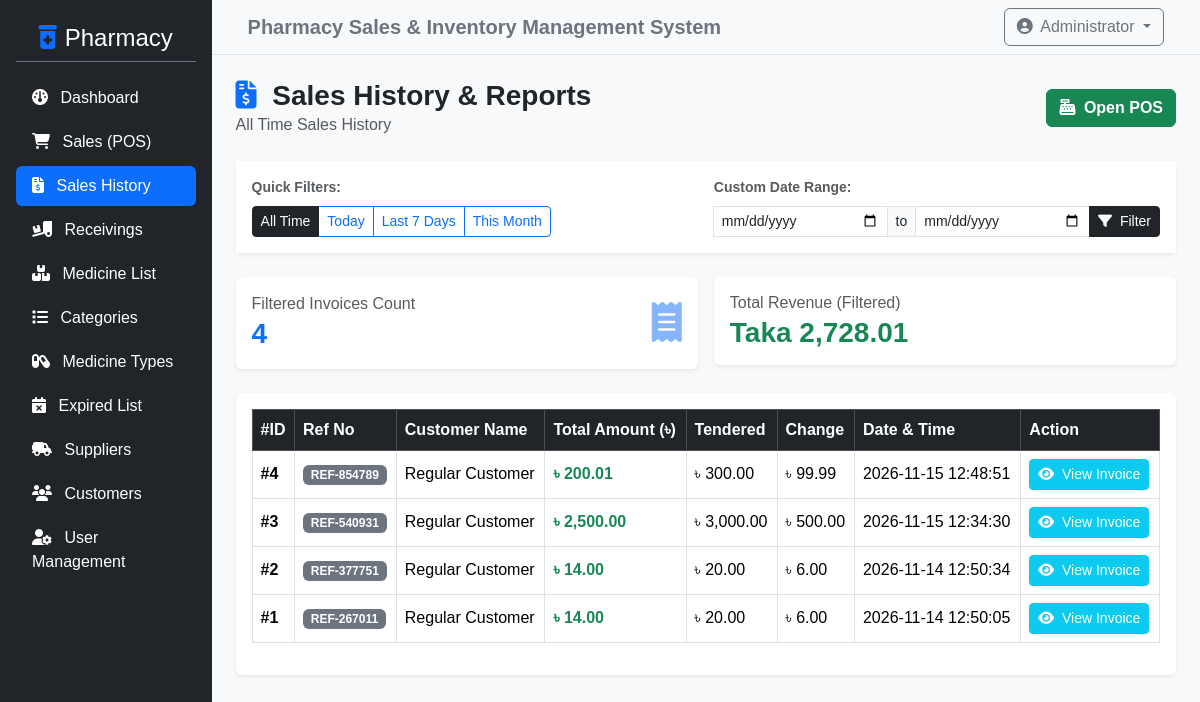
The page /admin/sales.php (signed in) on the database its author committed.
### tables this page shows
CREATE TABLE `sales_list` (
  `id` int NOT NULL,
  `ref_no` varchar(100) DEFAULT NULL,
  `customer_id` int NOT NULL DEFAULT '0',
  `total_amount` double NOT NULL,
  `amount_tendered` double NOT NULL,
  `amount_change` double NOT NULL,
  `date_updated` datetime NOT NULL DEFAULT CURRENT_TIMESTAMP ON UPDATE CURRENT_TIMESTAMP,
  `date_created` datetime DEFAULT CURRENT_TIMESTAMP
);

CREATE TABLE `customer_list` (
  `id` int NOT NULL,
  `name` text NOT NULL,
  `contact` varchar(30) NOT NULL,
  `address` text NOT NULL,
  `phone` varchar(50) DEFAULT NULL
);

### admin/sales.php (the view, shortened to what this page needs)
<?php
include '../config/db_connect.php';
$filter = $_GET['filter'] ?? 'all';
$start_date = $_GET['start_date'] ?? '';
$end_date = $_GET['end_date'] ?? '';
$where_sql = "1=1";
$report_title = "All Time Sales History";
$sql = "SELECT s.*, c.name as customer_name, c.phone as customer_phone
        FROM sales_list s
        LEFT JOIN customer_list c ON s.customer_id = c.id
        WHERE $where_sql
        ORDER BY s.id DESC";
$result = $conn->query($sql);
$total_sales_count = $result ? $result->num_rows : 0;
$rev_sql = "SELECT SUM(s.total_amount) as total_rev FROM sales_list s WHERE $where_sql";
$rev_res = $conn->query($rev_sql);
$filtered_revenue = ($rev_res) ? $rev_res->fetch_assoc()['total_rev'] ?? 0 : 0;
?>
<?php include '../includes/header.php'; ?>
<div class="d-flex">
    <?php include '../includes/sidebar.php'; ?>
    <div class="w-100 bg-light min-vh-100">
        <?php include '../includes/topbar.php'; ?>
        <div class="container-fluid p-4">
            <div class="d-flex justify-content-between align-items-center mb-4">
                <div>
                    <h3 class="fw-bold mb-0"><i class="fa-solid fa-file-invoice-dollar me-2 text-primary"></i> Sales History & Reports</h3>
                    <p class="text-muted mb-0"><?php echo $report_title; ?></p>
                </div>
                <a href="pos.php" class="btn btn-success fw-bold"><i class="fa-solid fa-cash-register me-1"></i> Open POS</a>
            </div>
            <div class="card shadow-sm border-0 mb-4">
                <div class="card-body bg-white">
                    <form method="GET" action="" class="row g-3 align-items-center">
                        <div class="col-lg-6">
                            <label class="form-label fw-bold text-muted small d-block">Quick Filters:</label>
                            <div class="btn-group" role="group">
                                <a href="sales.php?filter=all" class="btn btn-outline-dark btn-sm <?php echo ($filter == 'all') ? 'active' : ''; ?>">All Time</a>
                                <a href="sales.php?filter=today" class="btn btn-outline-primary btn-sm <?php echo ($filter == 'today') ? 'active' : ''; ?>">Today</a>
                                <a href="sales.php?filter=7days" class="btn btn-outline-primary btn-sm <?php echo ($filter == '7days') ? 'active' : ''; ?>">Last 7 Days</a>
                                <a href="sales.php?filter=month" class="btn btn-outline-primary btn-sm <?php echo ($filter == 'month') ? 'active' : ''; ?>">This Month</a>
                            </div>
                        </div>
                        <div class="col-lg-6">
                            <label class="form-label fw-bold text-muted small d-block">Custom Date Range:</label>
                            <div class="input-group input-group-sm">
                                <input type="date" name="start_date" class="form-control" value="<?php echo htmlspecialchars($start_date); ?>" required>
                                <span class="input-group-text bg-light">to</span>
                                <input type="date" name="end_date" class="form-control" value="<?php echo htmlspecialchars($end_date); ?>" required>
                                <button type="submit" class="btn btn-dark"><i class="fa-solid fa-filter me-1"></i> Filter</button>
                            </div>
                        </div>
                    </form>
                </div>
            </div>
            <div class="row g-3 mb-4">
                <div class="col-md-6">
                    <div class="card shadow-sm border-0 bg-white p-3">
                        <div class="d-flex justify-content-between align-items-center">
                            <div>
                                <h6 class="text-muted mb-1">Filtered Invoices Count</h6>
                                <h3 class="fw-bold text-primary mb-0"><?php echo number_format($total_sales_count); ?></h3>
                            </div>
                            <div class="fs-1 text-primary opacity-50"><i class="fa-solid fa-receipt"></i></div>
                        </div>
                    </div>
                </div>
                <div class="col-md-6">
                    <div class="card shadow-sm border-0 bg-white p-3">
                        <div class="d-flex justify-content-between align-items-center">
                            <div>
                                <h6 class="text-muted mb-1">Total Revenue (Filtered)</h6>
                                <h3 class="fw-bold text-success mb-0">Taka <?php echo number_format($filtered_revenue, 2); ?></h3>
                            </div>
                        </div>
                    </div>
                </div>
            </div>
            <div class="card shadow-sm border-0">
                <div class="card-body">
                    <div class="table-responsive">
                        <table class="table table-bordered table-hover align-middle">
                            <thead class="table-dark">
                                <tr>
                                    <th>#ID</th>
                                    <th>Ref No</th>
                                    <th>Customer Name</th>
                                    <th>Total Amount (৳)</th>
                                    <th>Tendered</th>
                                    <th>Change</th>
                                    <th>Date & Time</th>
                                    <th>Action</th>
                                </tr>
                            </thead>
                            <tbody>
                                <?php if ($result && $result->num_rows > 0): ?>
                                    <?php while ($row = $result->fetch_assoc()): ?>
                                        <tr>
                                            <td class="fw-bold">#<?php echo $row['id']; ?></td>
                                            <td><span class="badge bg-secondary"><?php echo htmlspecialchars($row['ref_no'] ?? 'N/A'); ?></span></td>
                                            <td><?php echo htmlspecialchars($row['customer_name'] ?? 'Walk-in Customer'); ?></td>
                                            <td class="fw-bold text-success">৳ <?php echo number_format($row['total_amount'], 2); ?></td>
                                            <td>৳ <?php echo number_format($row['amount_tendered'], 2); ?></td>
                                            <td>৳ <?php echo number_format($row['amount_change'], 2); ?></td>
                                            <td><?php echo htmlspecialchars($row['date_created']); ?></td>
                                            <td>
                                                <a href="view_sale.php?id=<?php echo $row['id']; ?>" class="btn btn-sm btn-info text-white"><i class="fa-solid fa-eye me-1"></i> View Invoice</a>
                                            </td>
                                        </tr>
                                    <?php endwhile; ?>
                                <?php else: ?>
                                    <tr>
                                        <td colspan="8" class="text-center text-muted py-4">No sales records found for the selected range.</td>
                                    </tr>
                                <?php endif; ?>
                            </tbody>
                        </table>
                    </div>
                </div>
            </div>
        </div>
    </div>
</div>
<?php include '../includes/footer.php'; ?>

### assets/css/style.css (style rules this page uses)
body { font-family: 'Segoe UI', Tahoma, Geneva, Verdana, sans-serif; background-color: #f8f9fa; }
body { background-color: #f8f9fa; font-family: Arial, sans-serif; }

### rows shown on the page
sales_list: id "4", ref_no "REF-854789", customer_list.name "Regular Customer", total_amount "200.01", amount_tendered "300.00", amount_change "99.99", date_created "2026-11-15 12:48:51"
sales_list: id "3", ref_no "REF-540931", customer_list.name "Regular Customer", total_amount "2,500.00", amount_tendered "3,000.00", amount_change "500.00", date_created "2026-11-15 12:34:30"
sales_list: id "2", ref_no "REF-377751", customer_list.name "Regular Customer", total_amount "14.00", amount_tendered "20.00", amount_change "6.00", date_created "2026-11-14 12:50:34"
sales_list: id "1", ref_no "REF-267011", customer_list.name "Regular Customer", total_amount "14.00", amount_tendered "20.00", amount_change "6.00", date_created "2026-11-14 12:50:05"

### other values the page prints
$report_title "All Time Sales History"
$total_sales_count "4"
$filtered_revenue "2,728.01"
